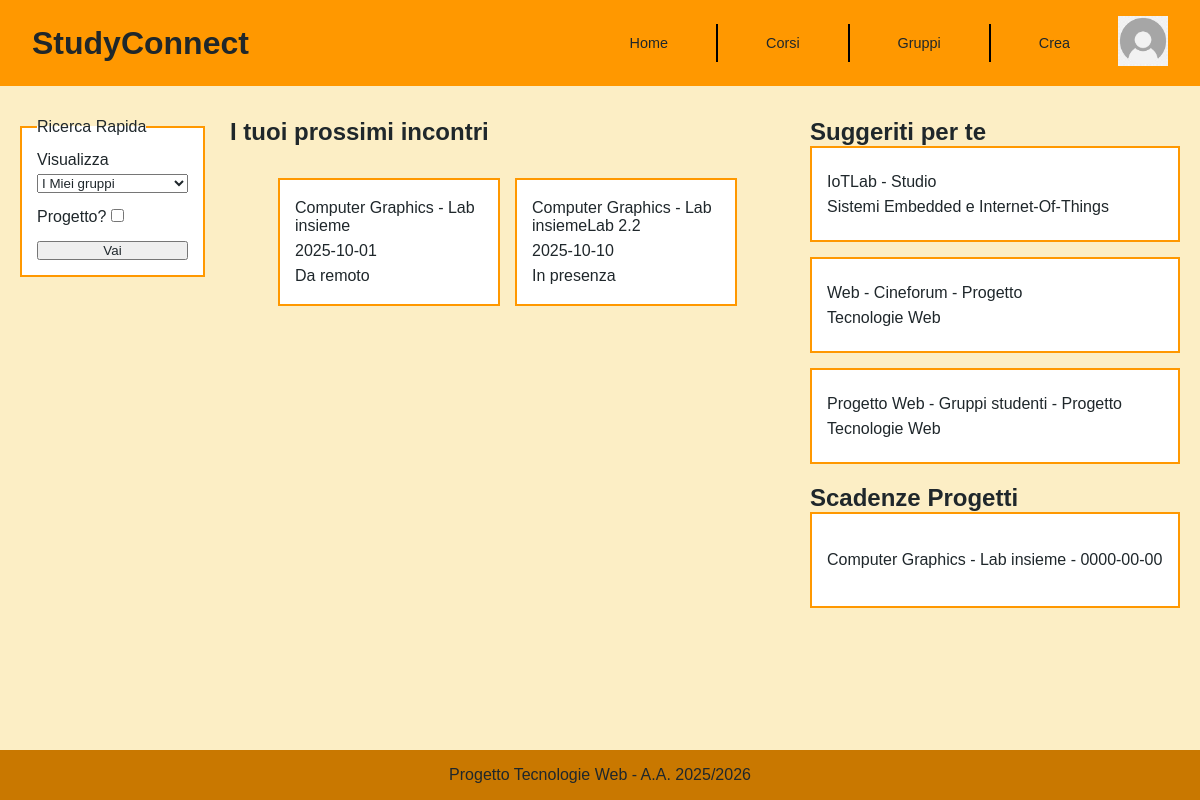
Screenshot of /pages/index.php (signed in) with the database file from the repository.
### tables this page shows
CREATE TABLE Incontri(
	CodiceGruppo INT NOT NULL,
    Data DATE,
    Orario TIME,
    Modalità VARCHAR(15) NOT NULL CHECK (Modalità IN ('Da remoto', 'In presenza')),
    Luogo VARCHAR(100),
    Note VARCHAR(500) NOT NULL,
    FOREIGN KEY (CodiceGruppo) REFERENCES Gruppi(Codice)
		ON DELETE CASCADE
		ON UPDATE NO ACTION,
    PRIMARY KEY (CodiceGruppo, Data, Orario)
);

CREATE TABLE Gruppi(
	Codice INT AUTO_INCREMENT PRIMARY KEY,
    Nome VARCHAR(100) NOT NULL,
    Descrizione MEDIUMTEXT,
    NumeroMembriRichiesti INT,
    NumeroMembriAttuali INT NOT NULL,
    Tipo VARCHAR(10) NOT NULL CHECK (Tipo IN ('Studio', 'Progetto')),
    DataConsegnaProgetto DATE,
    MatricolaCreatore VARCHAR(10) NOT NULL,
    CodiceCorso VARCHAR(5) NOT NULL,
	FOREIGN KEY (MatricolaCreatore) REFERENCES Studenti(Matricola)
		ON DELETE CASCADE
        ON UPDATE NO ACTION,
	FOREIGN KEY (CodiceCorso) REFERENCES Corsi(Codice)
		ON DELETE CASCADE
        ON UPDATE NO ACTION,
    CHECK(NumeroMembriAttuali<=NumeroMembriRichiesti OR NumeroMembriRichiesti=0)
);

CREATE TABLE Corsi(
	Codice VARCHAR(5) PRIMARY KEY,
    Nome VARCHAR(150) NOT NULL,
    Descrizione MEDIUMTEXT,
    CFU INT NOT NULL,
    ProgettoRichiesto BOOL NOT NULL,
    CHECK(length(Codice)=5)
);

### pages/home.php (called while the page is built)
<?php
$templateParams["title"] = "StudyConnect - Home";
if (isUserLoggedIn()) {
    $templateParams["page"] = "templates/specific/home-loggato.php";
    $templateParams["prossimiIncontri"] = $dbh->getIncontriStudente($_SESSION["matricola"]);
    $templateParams["gruppiSuggeriti"] = $dbh->getGruppiSuggeriti($_SESSION["matricola"], 10);
    $templateParams["scadenzeProgetti"] = $dbh->getGruppiPerMatricola($_SESSION["matricola"]);
    $templateParams["corsi"] = $dbh->getCorsi();
} else {
    $templateParams["page"] = "templates/specific/home-pubblica.php";
    $templateParams["gruppiStudio"] = $dbh->getGruppiPerTipoLimit('studio',8);
    $templateParams["gruppiProgetto"] = $dbh->getGruppiPerTipoLimit('progetto',8);
    $templateParams["gruppiCasuali"] = $dbh->getGruppiCasuali(8);
}
$templateParams["imgprofilo"] =  "default_profile_icon.png";
require "templates/general/base.php"
?>

### pages/index.php (called while the page is built)
<?php
require_once '../bootstrap.php';
require "home.php";
?>

### db/database.php (called while the page is built, shortened)
<?php
    class DatabaseHelper{
        private $db;
        public function __construct($servername, $username, $password, $dbname, $port){
            $this->db = new mysqli($servername, $username, $password, $dbname, $port);
        }
        public function getCorsi(){
            $stmt = $this->db->prepare("SELECT * FROM corsi ORDER BY nome");
            $stmt->execute();
            $result = $stmt->get_result();
            return $result->fetch_all(MYSQLI_ASSOC);
        }
        function getIncontriStudente(string $matricola) {
            $query = "SELECT i.CodiceGruppo, g.Nome AS NomeGruppo, i.Data, i.Orario, i.Modalità, i.Luogo, i.Note
                    FROM Iscrizioni isc
                    JOIN Gruppi g ON isc.CodiceGruppo = g.Codice
                    JOIN Incontri i ON g.Codice = i.CodiceGruppo
                    WHERE isc.MatricolaStudente = ?
                    ORDER BY i.Data ASC, i.Orario ASC";
            $stmt = $this->db->prepare($query);
            $stmt->bind_param('s', $matricola);
            $stmt->execute();
            return $stmt->get_result()->fetch_all(MYSQLI_ASSOC);
        }
        function getGruppiSuggeriti(string $matricola, int $limit) {
            $query = "SELECT g.Codice, g.Nome, g.Descrizione, g.NumeroMembriRichiesti, g.NumeroMembriAttuali, g.Tipo, c.Nome AS NomeCorso
                FROM Gruppi g
                JOIN Preferenze p ON g.CodiceCorso = p.CodiceCorso
                JOIN Corsi c ON g.CodiceCorso = c.Codice
                WHERE p.MatricolaStudente = ?
                    AND g.Codice NOT IN (
                        SELECT CodiceGruppo
                        FROM Iscrizioni
                        WHERE MatricolaStudente = ?
                    )
                ORDER BY RAND()
                LIMIT ?";
            $stmt = $this->db->prepare($query);
            $stmt->bind_param('ssi', $matricola, $matricola, $limit);
            $stmt->execute();
            return $stmt->get_result()->fetch_all(MYSQLI_ASSOC);
        }
        public function getGruppiPerMatricola(string $matricola){
            $query = "SELECT g.Codice, g.Nome, g.DataConsegnaProgetto AS Data FROM Gruppi g
                    JOIN Iscrizioni I ON G.Codice = I.CodiceGruppo
                    WHERE I.MatricolaStudente = ?";
            $stmt = $this->db->prepare($query);
            $stmt->bind_param('s', $matricola);
            $stmt->execute();
            return $stmt->get_result()->fetch_all(MYSQLI_ASSOC);
        }
    }
?>

### bootstrap.php (called while the page is built, shortened)
<?php
require_once("db/database.php");
$dbh = new DatabaseHelper("localhost", "root", "", "Gruppi_Studenti", 3307);
?>

### pages/templates/specific/home-loggato.php (the view, shortened to what this page needs)
<main class="home-logged-container home-container ">
    <aside class="sidebar-search">
        <form action="gruppi.php" method="GET" id="home-form">
            <fieldset class="home-box-form card">
                <legend>Ricerca Rapida</legend>
                <div class="form-controll">
                    <label for="visualizza">Visualizza</label>
                    <select name="visualizza" id="visualizza">
                    <option value="miei">I Miei gruppi</option>
                    </select>
                </div>
                <div class="form-controll checkbox" id="container-checkbox">
                    <label for="tipo">Progetto?</label>
                    <input type="checkbox" name="tipo" id="tipo" />
                </div>
                <button type="submit">Vai</button>
            </fieldset>
        </form>
    </aside>
    <section class="main-meetings">
        <h2>I tuoi prossimi incontri</h2>
        <div class="card-grid">
            <?php if(!count($templateParams["prossimiIncontri"]) == 0) {
                foreach ($templateParams["prossimiIncontri"] as $incontro):  ?>
                <div class="card">
                   <p><?= $incontro["NomeGruppo"];?><?= $incontro["Luogo"];?></p>
                   <p><?= $incontro["Data"]; $incontro["Orario"];?></p>
                   <p><?= $incontro["Modalità"];?></p>
                </div>
            <?php endforeach; } else {
                echo "Non hai prossimi incontri";
           } ?>
        </div>
    </section>
    <aside class="sidebar-destra-home-loggato">
        <div class="sidebar-suggeriti">
            <?php if(!count($templateParams["gruppiSuggeriti"]) == 0) { ?>
            <h2>Suggeriti per te</h2>
            <div class="vertical-list">
                <?php foreach ($templateParams["gruppiSuggeriti"] as $suggerito): ?>
                <div class="card">
                    <p><?= $suggerito["Nome"] ?> - <?= $suggerito["Tipo"] ?></p>
                    <p><?= $suggerito["NomeCorso"] ?></p>
                </div>
                <?php endforeach; ?>
            </div>
        </div>
        <?php } ?>
        <?php if(!count($templateParams["scadenzeProgetti"]) == 0) { ?>
        <div>
            <h2>Scadenze Progetti</h2>
            <div class="vertical-list">
                <div class="card">
                    <?php foreach ($templateParams["scadenzeProgetti"] as $progetto): ?>
                        <P>
                            <?= $progetto["Nome"]?> - <?= $progetto["Data"] ?>
                        </P>
                    <?php endforeach; ?>
                </div>
            </div>
        </div>
    </aside>
    <?php }?>
</main>

### css/style.css (style rules this page uses)
* { margin: 0; padding: 0; box-sizing: border-box; color: #1F272B; font-family: Verdana, Geneva, Tahoma, sans-serif; }
html, body { height: 100% ; }
body { display: flex; flex-direction: column; padding-bottom: 60px; }
main { flex: 1; background-color: #FCEEC5; }
.home-container { display: grid; grid-template-columns: 1fr; gap: 20px; padding: 20px; padding-top: 4vh; width: 100%; }
.card-grid { display: grid; grid-template-columns: repeat(2, 1fr); gap: 15px; margin-top: 2vh; margin-bottom: 5vh; }
.sidebar-suggeriti .vertical-list { display: grid; grid-template-columns: (1, 1fr); gap: 15px; }
.card-grid > .card { min-height: 8em; }
.card { border: 2px solid #FF9800; padding: 15px; background: white; min-height: 6rem; }
.card { display: flex; flex-direction: column; gap: 7px; text-align: left; align-content: center; justify-content: center; }
.sidebar-destra-home-loggato { display: flex; flex-direction: column; gap: 20px; }
.sidebar-destra-home-loggato > * { flex: 1; }
.sidebar-search { order: 3; }
.home-box-form { display: flex; flex-direction: column; gap: 15px; margin: 0 2rem; }
.form-controll { display: flex; flex-direction: column; gap: 5px; }
.checkbox { flex-direction: row; gap: 20px; }
@media (min-width: 992px) { body { padding-bottom: 0; } }
@media (min-width: 992px) { .home-container { grid-template-columns: 2.9fr 1.1fr; margin: 0 auto; } }
@media (min-width: 992px) { .card-grid { margin-bottom: 0; padding: 2vh 3rem 2vh 3rem; } }
@media (min-width: 992px) { .card-grid > .card { max-width: 40em; } }
@media (min-width: 992px) { .sidebar-suggeriti .vertical-list { display: flex; flex-direction: column; grid-template-columns: none; } }
@media (min-width: 992px) { .home-logged-container { display: grid; grid-template-columns: 0.5fr 1.5fr 1fr; gap: 25px; margin: 0 auto; } }
@media (min-width: 992px) { .sidebar-search { order: 0; } }
@media (min-width: 992px) { .home-box-form { margin: 0; } }

### rows the page displays
incontri: CodiceGruppo.Nome "Computer Graphics - Lab insieme", Data "2025-10-01", Modalità "Da remoto"
incontri: CodiceGruppo.Nome "Computer Graphics - Lab insieme", Luogo "Lab 2.2", Data "2025-10-10", Modalità "In presenza"
gruppi: Nome "IoTLab", Tipo "Studio", CodiceCorso.Nome "Sistemi Embedded e Internet-Of-Things"
gruppi: Nome "Web - Cineforum", Tipo "Progetto", CodiceCorso.Nome "Tecnologie Web"
gruppi: Nome "Progetto Web - Gruppi studenti", Tipo "Progetto", CodiceCorso.Nome "Tecnologie Web"
gruppi: Nome "Computer Graphics - Lab insieme", DataConsegnaProgetto "0000-00-00"
